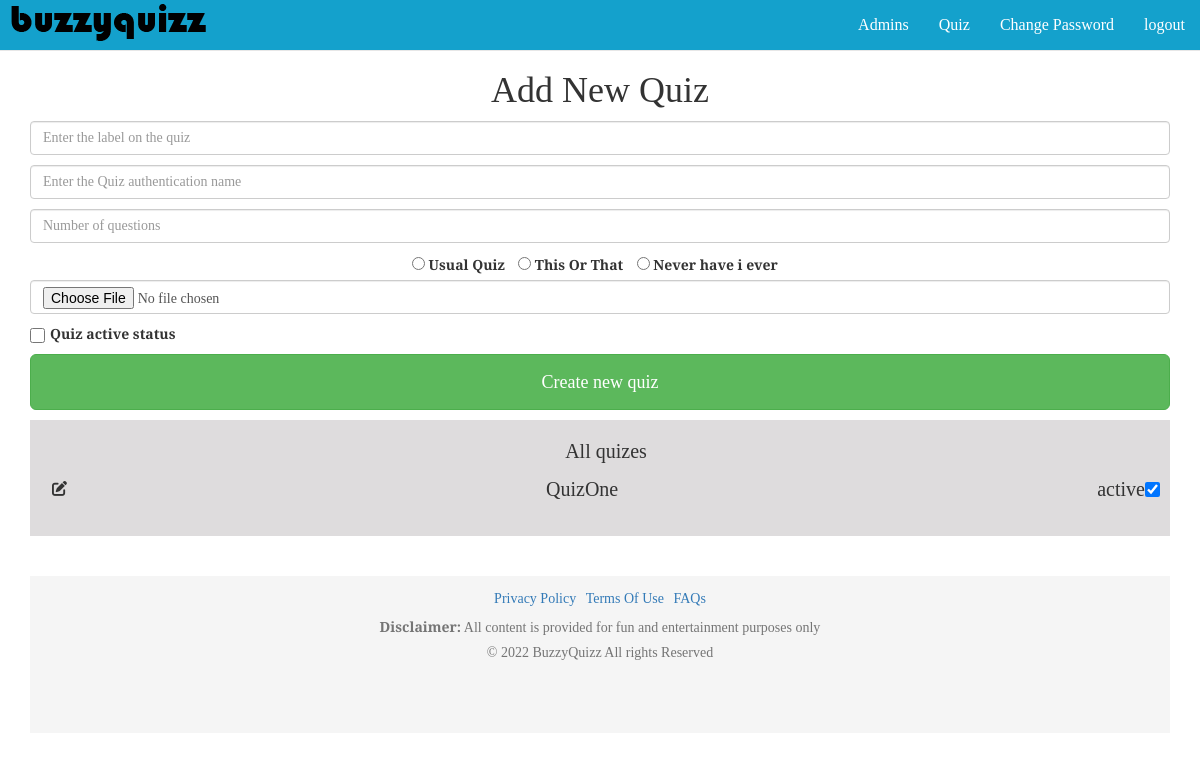
Page /adminpanel.php?Part=Quiz (signed in) on the committed database.
### tables this page shows
CREATE TABLE IF NOT EXISTS `Quizes` (
  `id` int(100) NOT NULL,
  `QName` varchar(100) NOT NULL,
  `name` varchar(50) NOT NULL COMMENT 'h1 text',
  `img` varchar(250) NOT NULL COMMENT 'img link',
  `questions` int(20) NOT NULL COMMENT 'num of questions',
  `status` tinyint(1) NOT NULL,
  `type` int(3) NOT NULL
);

### adminpanel.php (the view, shortened to what this page needs)
<?require_once("header_ad.php");
        $Part = $_GET['Part'];
    ?>
    <div class="container">
        <?
        if ($Part == 'Quiz') {
        ?>
        <div class="">
 	        <h1 class="ng-binding">Add New Quiz</h1>
            <form method="POST" style="margin:1rem 0;" enctype="multipart/form-data">
            <input class="form-control" required="" placeholder="Enter the label on the quiz" maxlength="25" name="Name" id="Name" type="text" value="<?=$last_name?>" style="margin-bottom: 1rem;">
            <input class="form-control" required="" placeholder="Enter the Quiz authentication name" maxlength="25" name="quiz_name" type="text" value="<?=$last_quiz_name?>" style="margin-bottom: 1rem;">
            <input class="form-control"  placeholder="Number of questions" maxlength="25" name="nquestion" id="nquestion" type="number" value="<?=$last_nques?>" style="margin-bottom: 1rem;"min="1"; max="15">
            <div >
                <input type="radio" id="type" name="type" value="0">
                <label for="javascript" style="margin-right:10px;">Usual Quiz</label>
                <input type="radio" id="type" name="type" value="1">
                <label for="This" style="margin-right:10px;">This Or That</label>
                <input type="radio" id="type" name="type" value="2">
                <label for="This" style="margin-right:10px;">Never have i ever</label>
            </div>
            <input class="form-control" type="file" name="image" style="margin-bottom: 1rem;">
            <div class="checkbox_cont">
            <input type="checkbox" name="active" style="  width: 15px; height: 15px;" value='1' <?if($checkbox == 1){echo "checked";}?>>
             <label>Quiz active status</label>
            </div>
             <input class="btn btn-lg btn-success btn-block" type="submit" name="New_Quiz" value="Create new quiz">
            </form>
            <div class="answer_questions" >
            <ul class="questionNoList err">
            <li><p>All quizes</p></li>
              <?
              $q = $q = mysqli_query($connect,"SELECT MAX(id) FROM `Quizes`");
              $max_quiz_id = mysqli_fetch_assoc($q);
              $max_quiz_id = $max_quiz_id['MAX(id)'];
              for ($i=1; $i <=$max_quiz_id ; $i++) {
               $q = mysqli_query($connect,"SELECT * FROM `Quizes` WHERE `id` = $i");
               $r = mysqli_fetch_assoc($q);
              if(!empty($r['QName'])) {
                  $checkbox = $r['status'];
            ?>
           <li style="display: flex; justify-content:space-between; gap:0.5rem">
           <button class="erase" id='<?=$r['id'];?>' onclick="location.href='adminpanel.php?Part=QuizEdit&Qid=<?=$r['id']?>&Question=<?=$r['questions']?>&Q=1'" >
           <i style="font-size:15px; margin:0;" class="fa-solid fa-pen-to-square"></i>
            </button>
           <p style="margin:0;"><?=$r['QName'];?></p>
           <div style="display: flex; align-items:baseline; justify-content:center; align-items:center;">
           <p><?if($r['status']==1){echo 'active';}
           else echo 'diactivated';?></p>
            <input id='<?=$r['id'];?>' type="checkbox"  onclick="toggle(this.id, this.value)" name="active" style="  width: 15px; height: 15px; margin-top:-9px;" value='<?=$checkbox;?>' <?if($checkbox==1){echo "checked";}?> >
            </div>
          </li>
          <?
               }
              }
              ?>
            </ul>
        </div>
            <?}?>
    </div>
<? require_once("footer.php"); ?>

### public/css/style.css (style rules this page uses)
html { -ms-text-size-adjust: 100%; -webkit-text-size-adjust: 100%; overflow-x: hidden; }
body { margin: 0; padding: 0; text-align: center; font-family: 'roboto', sans-serif; font-size: 14px; display: flex; min-height: 100vh; flex-direction: column; }
ul, ol { padding: 0; margin: 0; list-style: none }
h1, h2, h3, h4, h5, h6, section, header, figure { padding: 0; }
.questionNoList { padding: 7px 0 9px 12px !important; }
.btn-lg { padding: 15px 9px; }

### public/css/quiz.css (style rules this page uses)
.answer_questions { transition: all 400ms easy; position: relative; display: flex; flex-direction: column; background: #dedcdd; padding: 10px; }
.answer_questions li { font-size: 20px; margin-bottom: 3px; }
.err { align-items: baseline; text-align: center; }
.erase { padding: 0; margin: 0 0 10px; font-size: 17px; text-align: center; align-items: baseline; border: 0 transparent; background: transparent; }
.checkbox_cont { display: flex; gap: 0.5rem; margin-bottom: 5px; }

### rows in the picture
quizes: QName "QuizOne", shows "active", status "☑"
